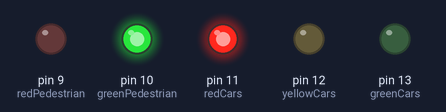
Recording of a sketch running on a simulated Arduino Uno, built with avr-gcc and run on an emulated ATmega328P. Shown: output pins drawn as LEDs (lit = HIGH).

Above: at 1.5 s.
At 3.5 s:
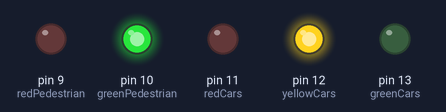
At 5.5 s:
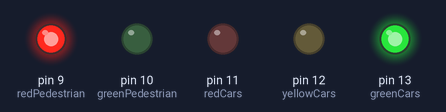
Timing chart, 0 to 9.1 s (numbered marks = the images above):
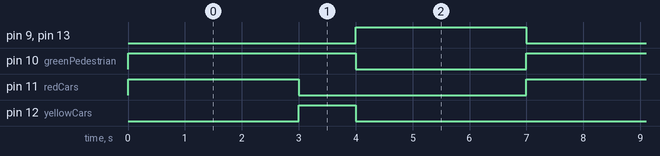

The sketch:

traffic_light.ino
```cpp
void setup() {
  pinMode(13, OUTPUT);
  pinMode(12, OUTPUT);
  pinMode(11, OUTPUT);
  pinMode(10, OUTPUT);
  pinMode(9, OUTPUT);
}

void loop() {
  int redCars = 11;
  int yellowCars = 12;
  int greenCars = 13;
  int redPedestrian = 9;
  int greenPedestrian = 10;

  digitalWrite(greenCars, LOW);
  digitalWrite(redPedestrian, LOW);
  digitalWrite(redCars, HIGH);
  digitalWrite(greenPedestrian, HIGH);
  delay(3000);
  digitalWrite(redCars, LOW);
  digitalWrite(yellowCars, HIGH);
  digitalWrite(greenPedestrian, HIGH);
  delay(1000);
  digitalWrite(yellowCars, LOW);
  digitalWrite(greenPedestrian, LOW);
  digitalWrite(greenCars, HIGH);
  digitalWrite(redPedestrian, HIGH);
  delay(3000);
}
```

Measured:
- by itself, pin 9 (redPedestrian), pin 11 (redCars), pin 13 (greenCars): alternates HIGH for 3.0 s and LOW for 4.0 s
- by itself, pin 10 (greenPedestrian): alternates HIGH for 4.0 s and LOW for 3.0 s
- by itself, pin 12 (yellowCars): alternates HIGH for 1.0 s and LOW for 6.0 s
